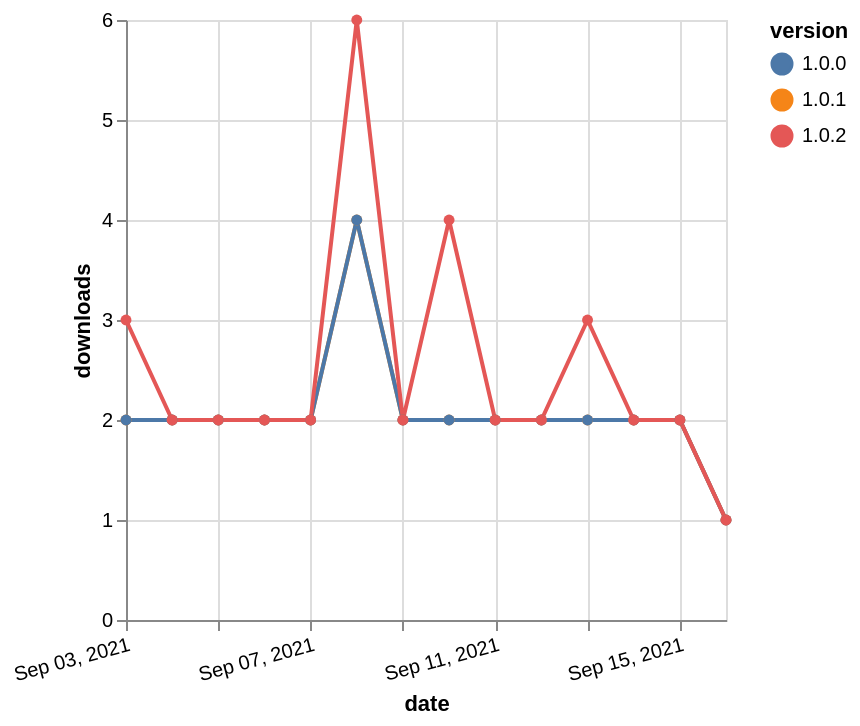

Write a Vega-Lite specification for this figure.
### Vega-Lite specification from a JSON file in a GitHub repository (floating-point values rounded to 4 significant figures)
{"$schema": "https://vega.github.io/schema/vega-lite/v5.json", "description": "A simple bar chart with embedded data.", "data": {"values": [{"date": "2021-09-03", "total": 2863, "delta": 2, "version": "1.0.1"}, {"date": "2021-09-04", "total": 2865, "delta": 2, "version": "1.0.1"}, {"date": "2021-09-05", "total": 2867, "delta": 2, "version": "1.0.1"}, {"date": "2021-09-06", "total": 2869, "delta": 2, "version": "1.0.1"}, {"date": "2021-09-07", "total": 2871, "delta": 2, "version": "1.0.1"}, {"date": "2021-09-08", "total": 2875, "delta": 4, "version": "1.0.1"}, {"date": "2021-09-09", "total": 2877, "delta": 2, "version": "1.0.1"}, {"date": "2021-09-10", "total": 2879, "delta": 2, "version": "1.0.1"}, {"date": "2021-09-11", "total": 2881, "delta": 2, "version": "1.0.1"}, {"date": "2021-09-12", "total": 2883, "delta": 2, "version": "1.0.1"}, {"date": "2021-09-13", "total": 2885, "delta": 2, "version": "1.0.1"}, {"date": "2021-09-14", "total": 2887, "delta": 2, "version": "1.0.1"}, {"date": "2021-09-15", "total": 2889, "delta": 2, "version": "1.0.1"}, {"date": "2021-09-16", "total": 2890, "delta": 1, "version": "1.0.1"}, {"date": "2021-09-03", "total": 2879, "delta": 2, "version": "1.0.0"}, {"date": "2021-09-04", "total": 2881, "delta": 2, "version": "1.0.0"}, {"date": "2021-09-05", "total": 2883, "delta": 2, "version": "1.0.0"}, {"date": "2021-09-06", "total": 2885, "delta": 2, "version": "1.0.0"}, {"date": "2021-09-07", "total": 2887, "delta": 2, "version": "1.0.0"}, {"date": "2021-09-08", "total": 2891, "delta": 4, "version": "1.0.0"}, {"date": "2021-09-09", "total": 2893, "delta": 2, "version": "1.0.0"}, {"date": "2021-09-10", "total": 2895, "delta": 2, "version": "1.0.0"}, {"date": "2021-09-11", "total": 2897, "delta": 2, "version": "1.0.0"}, {"date": "2021-09-12", "total": 2899, "delta": 2, "version": "1.0.0"}, {"date": "2021-09-13", "total": 2901, "delta": 2, "version": "1.0.0"}, {"date": "2021-09-14", "total": 2903, "delta": 2, "version": "1.0.0"}, {"date": "2021-09-15", "total": 2905, "delta": 2, "version": "1.0.0"}, {"date": "2021-09-16", "total": 2906, "delta": 1, "version": "1.0.0"}, {"date": "2021-09-03", "total": 3357, "delta": 3, "version": "1.0.2"}, {"date": "2021-09-04", "total": 3359, "delta": 2, "version": "1.0.2"}, {"date": "2021-09-05", "total": 3361, "delta": 2, "version": "1.0.2"}, {"date": "2021-09-06", "total": 3363, "delta": 2, "version": "1.0.2"}, {"date": "2021-09-07", "total": 3365, "delta": 2, "version": "1.0.2"}, {"date": "2021-09-08", "total": 3371, "delta": 6, "version": "1.0.2"}, {"date": "2021-09-09", "total": 3373, "delta": 2, "version": "1.0.2"}, {"date": "2021-09-10", "total": 3377, "delta": 4, "version": "1.0.2"}, {"date": "2021-09-11", "total": 3379, "delta": 2, "version": "1.0.2"}, {"date": "2021-09-12", "total": 3381, "delta": 2, "version": "1.0.2"}, {"date": "2021-09-13", "total": 3384, "delta": 3, "version": "1.0.2"}, {"date": "2021-09-14", "total": 3386, "delta": 2, "version": "1.0.2"}, {"date": "2021-09-15", "total": 3388, "delta": 2, "version": "1.0.2"}, {"date": "2021-09-16", "total": 3389, "delta": 1, "version": "1.0.2"}]}, "width": "container", "mark": {"type": "line", "point": {"filled": true}}, "encoding": {"x": {"field": "date", "type": "temporal", "timeUnit": "yearmonthdate", "title": "date", "axis": {"labelAngle": -15}}, "y": {"field": "delta", "type": "quantitative", "title": "downloads"}, "color": {"field": "version", "type": "nominal"}, "tooltip": {"field": "delta"}}}
